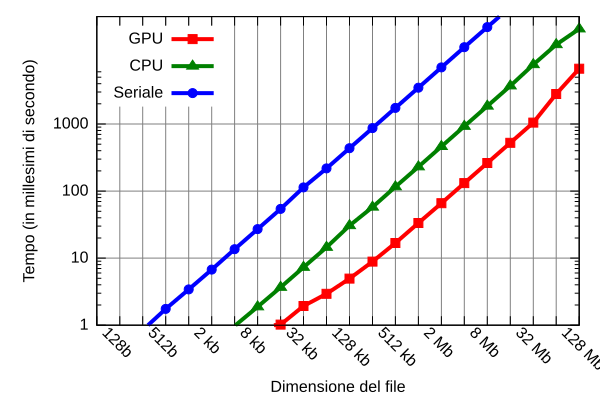

Write gnuplot code to recreate this figure.
set terminal svg enhanced size 600 400

#set size 1000, 1500

set output "encrypt.svg"

set key left spacing 1.5
set key top spacing 1.5

set grid linewidth 1

set xlabel "Dimensione del file"
set ylabel "Tempo (in millesimi di secondo)"

set xrange [1:22]
set yrange [1:40000]
set xtics -400, 400, 400
set ytics 0, 10, 6000
set log y
set xtics rotate by -45

set xtics add ("128b" 1)
set xtics add ("" 2)
set xtics add ("512b" 3)
set xtics add ("" 4)
set xtics add ("2 kb" 5)
set xtics add ("" 6)
set xtics add ("8 kb" 7)
set xtics add ("" 8)
set xtics add ("32 kb" 9)
set xtics add ("" 10)
set xtics add ("128 kb" 11)
set xtics add ("" 12)
set xtics add ("512 kb" 13)
set xtics add ("" 14)
set xtics add ("2 Mb" 15)
set xtics add ("" 16)
set xtics add ("8 Mb" 17)
set xtics add ("" 18)
set xtics add ("32 Mb" 19)
set xtics add ("" 20)
set xtics add ("128 Mb" 21)
set xtics add ("" 22)

plot "encrypt-gpu.dat" title "GPU" with linespoints linewidth 4 pointtype 5 linetype 1,\
     "encrypt-cpu.dat" title "CPU" with linespoints linewidth 4 pointtype 9 linetype 2,\
     "encrypt-serial.dat" title "Seriale" with linespoints linewidth 4 pointtype 7 linetype 3
